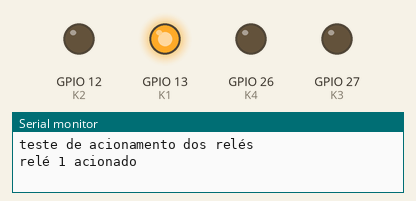
Bench run of a sketch on a simulated ESP32. On the bench: output pins drawn as LEDs (lit = HIGH), the last lines printed to the serial monitor.

Above: at 0.2 s.
At 0.7 s:
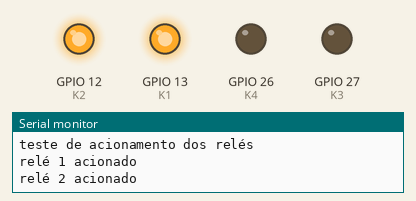
At 1.2 s:
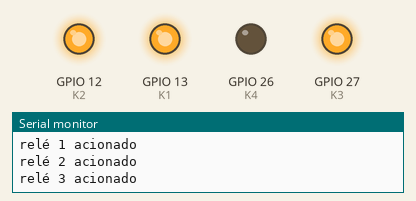
At 2.0 s:
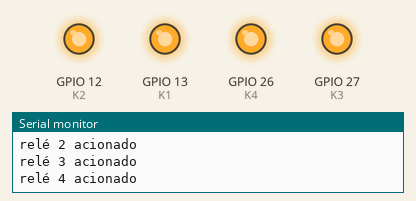
At 3.2 s:
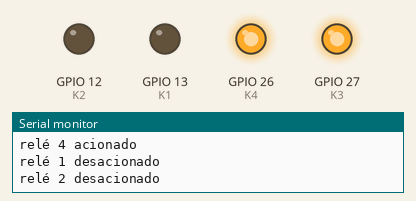
At 4.5 s:
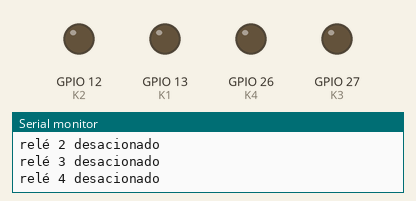
Timing chart, 0 to 6.5 s (numbered marks = the images above):
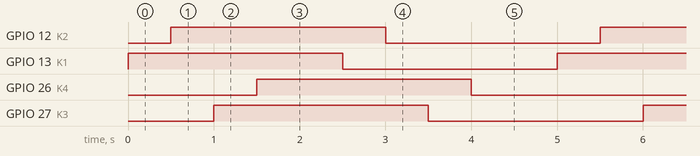

The sketch:

acionamentoReles.ino
```cpp
/*
Código de exemplo para acionamento dos relés da placa ESP32 automação.
Aciona os 4 relés sequencialmente e sem seguida os desaciona também sequencialmente

Criado por: Prof. Bruno Raniere (https://www.instagram.com/prof_brunoraniere/)
Repositório GitHub: https://github.com/profBrunoRaniere/esp32automacao

ESP32 Automação é uma exclusividade Autocore Robótica!
https://www.autocorerobotica.com.br/placa-automacao-residencial-esp32-com-lora
https://www.autocorerobotica.com.br/placa-automacao-residencial-esp32-sem-lora
*/

#define K1  13
#define K2  12
#define K3  27
#define K4  26

void setup() {
  Serial.begin(115200);
  pinMode(K1, OUTPUT);
  pinMode(K2, OUTPUT);
  pinMode(K3, OUTPUT);
  pinMode(K4, OUTPUT);
  Serial.println("teste de acionamento dos relés");
}

void loop() {
  // liga os 4 relés em sequencia
  digitalWrite(K1, HIGH);
  Serial.println("relé 1 acionado");
  delay(500);

  digitalWrite(K2, HIGH);
  Serial.println("relé 2 acionado");
  delay(500);

  digitalWrite(K3, HIGH);
  Serial.println("relé 3 acionado");
  delay(500);

  digitalWrite(K4, HIGH);
  Serial.println("relé 4 acionado");
  delay(1000);

  // desliga os 4 relés em sequencia
  digitalWrite(K1, LOW);
  Serial.println("relé 1 desacionado");
  delay(500);

  digitalWrite(K2, LOW);
  Serial.println("relé 2 desacionado");
  delay(500);

  digitalWrite(K3, LOW);
  Serial.println("relé 3 desacionado");
  delay(500);

  digitalWrite(K4, LOW);
  Serial.println("relé 4 desacionado");
  delay(1000);
}
```

Measured:
- by itself, GPIO 12 (K2), GPIO 13 (K1), GPIO 26 (K4), GPIO 27 (K3): alternates HIGH for 2.5 s and LOW for 2.5 s
- by itself, everything shown: repeats every 5.0 s, in 8 steps
